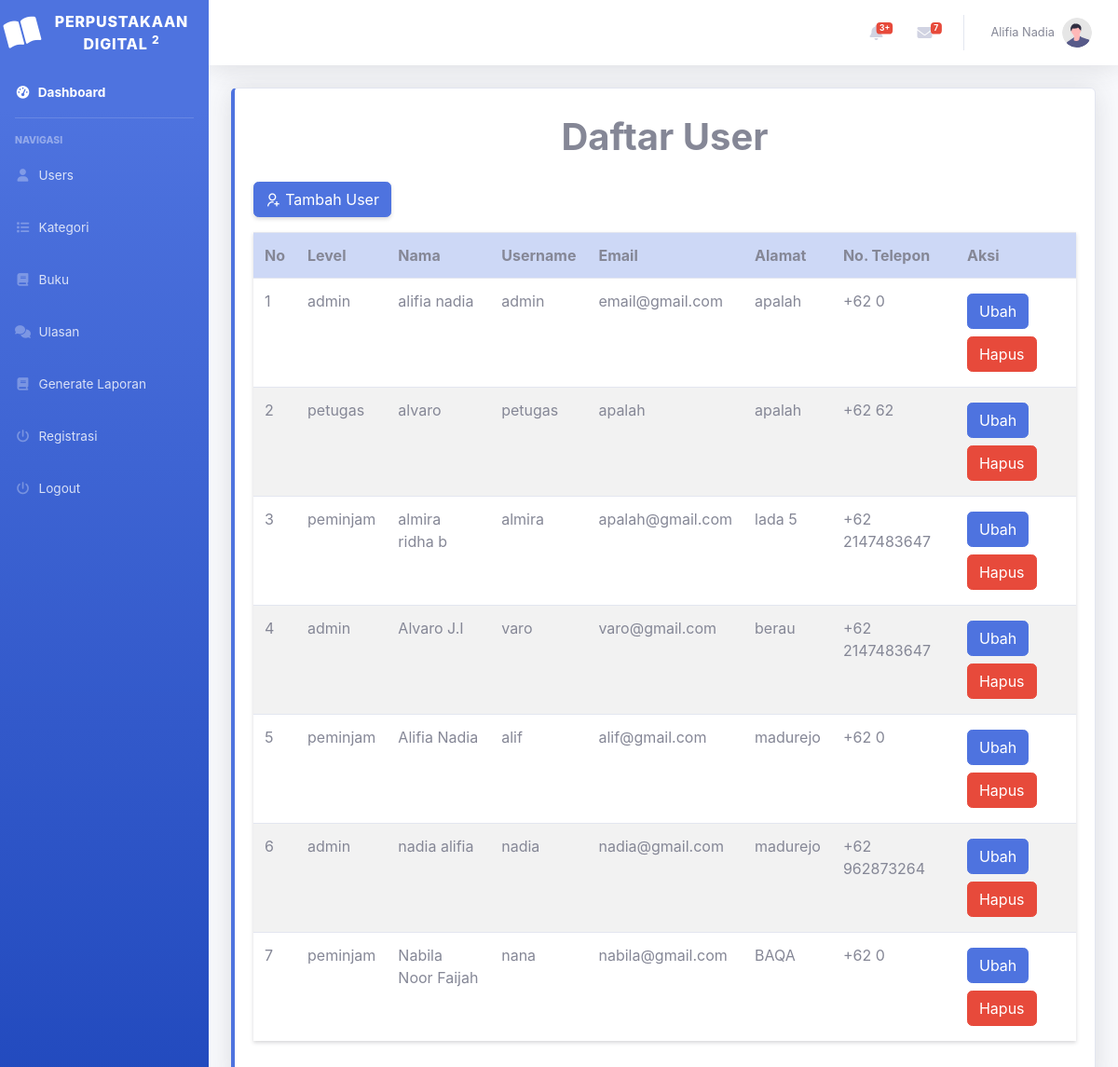
Page /apk_perpustakaan_digital/index.php?page=user (signed in) on the committed database.
### tables this page shows
CREATE TABLE `user` (
  `id_user` int(11) NOT NULL,
  `role` enum('admin','petugas','peminjam') NOT NULL,
  `username` varchar(100) NOT NULL,
  `password` varchar(100) NOT NULL,
  `email` varchar(100) NOT NULL,
  `nama_lengkap` varchar(100) NOT NULL,
  `alamat` text NOT NULL,
  `telepon` int(13) NOT NULL
);

### apk_perpustakaan_digital/user.php (the view)
<?php
require_once 'koneksi.php';
?>
<div class="container-fluid">
    <div class="card border-left-primary shadow h-100 py-2">
        <div class="card-body">
            <h1 class="justify-content-center d-flex"><b>Daftar User</b></h1>
            <div class="row">
                <div class="col-md-12">
                    <a href="?page=user_tambah" class="btn btn-primary my-3 shadow-sm"> <i class="ri ri-user-add-line"></i> Tambah User</a>
                    <table class="table table-striped table-hover shadow-sm">
                        <tr>
                            <th class="table-primary">No</th>
                            <th class="table-primary">Level</th>
                            <th class="table-primary">Nama</th>
                            <th class="table-primary">Username</th>
                            <th class="table-primary">Email</th>
                            <th class="table-primary">Alamat</th>
                            <th class="table-primary">No. Telepon</th>
                            <th class="table-primary">Aksi</th>
                        </tr>
                        <?php
                        $no = 0;
                        $query = mysqli_query($conn, "SELECT * FROM user");
                        while ($data = mysqli_fetch_array($query)) {
                        ?>
                            <tr>
                                <td><?php echo ++$no; ?></td>
                                <td><?php echo $data['role'] ?></td>
                                <td><?php echo $data['nama_lengkap'] ?></td>
                                <td><?php echo $data['username'] ?></td>
                                <td><?php echo $data['email'] ?></td>
                                <td><?php echo $data['alamat'] ?></td>
                                <td>+62 <?php echo $data['telepon'] ?></td>
                                <td>
                                    <a href="?page=user_ubah&id=<?php echo $data['id_user'] ?>" class="btn btn-primary my-1">Ubah</a>
                                    <a href="?page=user_hapus&id=<?php echo $data['id_user'] ?>" class="btn btn-danger my-1" onclick="return confirm('Yakin ingin menghapus data?');">Hapus</a>
                                </td>
                            </tr>
                        <?php } ?>
                    </table>
                </div>
            </div>
        </div>
    </div>
</div>

### apk_perpustakaan_digital/index.php (shortened to what this page needs)
<!DOCTYPE html>
<html lang="en">
<head>
    <link href="template/vendor/fontawesome-free/fontawesome-free-6.5.1-web/css/all.min.css" rel="stylesheet" type="text/css">
    <link href="template/css/sb-admin-2.min.css" rel="stylesheet">
    <link href="https://cdn.jsdelivr.net/npm/remixicon@4.2.0/fonts/remixicon.css" rel="stylesheet" />
    <link rel="stylesheet" href="https://cdn.datatables.net/1.13.5/css/jquery.dataTables.min.css" />
    <link rel="stylesheet" href="https://cdn.datatables.net/1.13.4/css/dataTables.bootstrap5.min.css" />
    <link rel="stylesheet" href="https://cdn.datatables.net/2.0.1/css/dataTables.dataTables.css">
</head>
<body id="page-top">
    <div id="wrapper">
        <ul class="navbar-nav bg-gradient-primary sidebar sidebar-dark accordion" id="accordionSidebar">
            <a class="sidebar-brand d-flex align-items-center justify-content-center" href="index.php">
                <div class="sidebar-brand-icon rotate-n-15">
                    <i class="fas fa-book-open"></i>
                </div>
                <div class="sidebar-brand-text mx-3">Perpustakaan Digital <sup>2</sup></div>
            </a>
            <li class="nav-item active">
                <a class="nav-link" href="index.php">
                    <i class="fas fa-fw fa-tachometer-alt"></i>
                    <span>Dashboard</span></a>
            </li>
            <hr class="sidebar-divider">
            <div class="sidebar-heading">Navigasi</div>
            <?php
            if ($_SESSION['role'] != 'peminjam') {
            ?>
                <li class="nav-item">
                    <a class="nav-link" href="?page=user">
                        <i class="fas fa-fw fa-user"></i>
                        <span>Users</span></a>
                </li>
                <li class="nav-item">
                    <a class="nav-link" href="?page=kategori">
                        <i class="fas fa-fw fa-list"></i>
                        <span>Kategori</span></a>
                </li>
                <li class="nav-item">
                    <a class="nav-link" href="?page=buku">
                        <i class="fas fa-fw fa-book"></i>
                        <span>Buku</span></a>
                </li>
            <?php } ?>
            <li class="nav-item">
                <a class="nav-link" href="?page=ulasan">
                    <i class="fas fa-fw fa-comments"></i>
                    <span>Ulasan</span></a>
            </li>
            <?php
            if ($_SESSION['role'] != 'peminjam') {
            ?>
                <li class="nav-item">
                    <a class="nav-link" href="?page=laporan">
                        <i class="fas fa-fw fa-book"></i>
                        <span>Generate Laporan</span></a>
                </li>
                <li class="nav-item">
                    <a class="nav-link" href="registrasi.php">
                        <i class="fas fa-fw fa-power-off"></i>
                        <span>Registrasi</span></a>
                </li>
            <?php } ?>
            <li class="nav-item">
                <a class="nav-link" href="logout.php">
                    <i class="fas fa-fw fa-power-off"></i>
                    <span>Logout</span></a>
            </li>
        </ul>
        <div id="content-wrapper" class="d-flex flex-column">
            <div id="content">
                <nav class="navbar navbar-expand navbar-light bg-white topbar mb-4 static-top shadow">
                    <ul class="navbar-nav ml-auto">
                        <li class="nav-item dropdown no-arrow mx-1">
                            <a class="nav-link dropdown-toggle" href="#" id="alertsDropdown" role="button" data-toggle="dropdown" aria-haspopup="true" aria-expanded="false">
                                <span class="badge badge-danger badge-counter">3+</span>
                            </a>
                        </li>
                        <li class="nav-item dropdown no-arrow mx-1">
                            <a class="nav-link dropdown-toggle" href="#" id="messagesDropdown" role="button" data-toggle="dropdown" aria-haspopup="true" aria-expanded="false">
                                <i class="fas fa-envelope fa-fw"></i>
                                <span class="badge badge-danger badge-counter">7</span>
                            </a>
                        </li>
                        <li class="nav-item dropdown no-arrow">
                            <a class="nav-link dropdown-toggle" href="#" id="userDropdown" role="button" data-toggle="dropdown" aria-haspopup="true" aria-expanded="false">
                                <span class="mr-2 d-none d-lg-inline text-gray-600 small text-capitalize"><?php echo $_SESSION['nama_lengkap']; ?> </span>
                                <img class="img-profile rounded-circle" src="template/img/undraw_profile.svg">
                            </a>
                        </li>
                    </ul>
                </nav>
                <?php
                $page = isset($_GET['page']) ? $_GET['page'] : 'home';
                if (file_exists($page . '.php')) {
                    include $page . '.php';
                } else {
                    include '404.php';
                }
                ?>
            </div>
        </div>
    </div>
</body>
</html>

### rows in the picture
user: role "admin", nama_lengkap "alifia nadia", username "admin", email "email@gmail.com", alamat "apalah", telepon "0"
user: role "petugas", nama_lengkap "alvaro", username "petugas", email "apalah", alamat "apalah", telepon "62"
user: role "peminjam", nama_lengkap "almira ridha b", username "almira", email "apalah@gmail.com", alamat "lada 5", telepon "2147483647"
user: role "admin", nama_lengkap "Alvaro J.I", username "varo", email "varo@gmail.com", alamat "berau", telepon "2147483647"
user: role "peminjam", nama_lengkap "Alifia Nadia", username "alif", email "alif@gmail.com", alamat "madurejo", telepon "0"
user: role "admin", nama_lengkap "nadia alifia", username "nadia", email "nadia@gmail.com", alamat "madurejo", telepon "962873264"
user: role "peminjam", nama_lengkap "Nabila Noor Faijah", username "nana", email "nabila@gmail.com", alamat "BAQA", telepon "0"

### other values in the picture
$_SESSION['nama_lengkap'] "Alifia Nadia"
